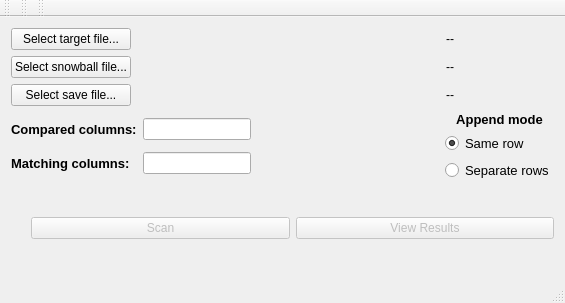
<?xml version="1.0" encoding="UTF-8"?>
<ui version="4.0">
 <class>MainWindow</class>
 <widget class="QMainWindow" name="MainWindow">
  <property name="geometry">
   <rect>
    <x>0</x>
    <y>0</y>
    <width>565</width>
    <height>303</height>
   </rect>
  </property>
  <property name="windowTitle">
   <string>QtEnforcer</string>
  </property>
  <widget class="QWidget" name="centralWidget">
   <property name="sizePolicy">
    <sizepolicy hsizetype="Expanding" vsizetype="Expanding">
     <horstretch>0</horstretch>
     <verstretch>0</verstretch>
    </sizepolicy>
   </property>
   <layout class="QGridLayout" name="gridLayout_3">
    <item row="1" column="0">
     <layout class="QGridLayout" name="gridLayout_2">
      <item row="0" column="1">
       <widget class="QLineEdit" name="comparedColumnsEdit">
        <property name="toolTip">
         <string>Set the columns you wish to compare between files. Separate multiple columns with a comma.</string>
        </property>
       </widget>
      </item>
      <item row="1" column="0">
       <widget class="QLabel" name="matchingLabel">
        <property name="font">
         <font>
          <pointsize>10</pointsize>
          <weight>75</weight>
          <bold>true</bold>
         </font>
        </property>
        <property name="text">
         <string>Matching columns:</string>
        </property>
       </widget>
      </item>
      <item row="1" column="1">
       <widget class="QLineEdit" name="requiredMatchesEdit">
        <property name="toolTip">
         <string>Set the number of columns that have to match in order for the search to be considered a match.</string>
        </property>
       </widget>
      </item>
      <item row="0" column="0">
       <widget class="QLabel" name="compareLabel">
        <property name="font">
         <font>
          <pointsize>10</pointsize>
          <weight>75</weight>
          <bold>true</bold>
         </font>
        </property>
        <property name="text">
         <string>Compared columns:</string>
        </property>
       </widget>
      </item>
     </layout>
    </item>
    <item row="1" column="1">
     <spacer name="horizontalSpacer_4">
      <property name="orientation">
       <enum>Qt::Horizontal</enum>
      </property>
      <property name="sizeHint" stdset="0">
       <size>
        <width>136</width>
        <height>20</height>
       </size>
      </property>
     </spacer>
    </item>
    <item row="1" column="2">
     <layout class="QVBoxLayout" name="verticalLayout">
      <item>
       <widget class="QLabel" name="appendModeLabel">
        <property name="font">
         <font>
          <pointsize>10</pointsize>
          <weight>75</weight>
          <bold>true</bold>
         </font>
        </property>
        <property name="text">
         <string>Append mode</string>
        </property>
        <property name="textFormat">
         <enum>Qt::AutoText</enum>
        </property>
        <property name="alignment">
         <set>Qt::AlignCenter</set>
        </property>
       </widget>
      </item>
      <item>
       <widget class="QRadioButton" name="appendSameRowRadio">
        <property name="font">
         <font>
          <pointsize>10</pointsize>
         </font>
        </property>
        <property name="text">
         <string>Same row</string>
        </property>
        <property name="checked">
         <bool>true</bool>
        </property>
       </widget>
      </item>
      <item>
       <widget class="QRadioButton" name="appendSeparateRowsRadio">
        <property name="font">
         <font>
          <pointsize>10</pointsize>
         </font>
        </property>
        <property name="text">
         <string>Separate rows</string>
        </property>
       </widget>
      </item>
     </layout>
    </item>
    <item row="2" column="0" colspan="3">
     <layout class="QHBoxLayout" name="horizontalLayout">
      <item>
       <spacer name="verticalSpacer">
        <property name="orientation">
         <enum>Qt::Vertical</enum>
        </property>
        <property name="sizeHint" stdset="0">
         <size>
          <width>20</width>
          <height>40</height>
         </size>
        </property>
       </spacer>
      </item>
      <item>
       <widget class="QPushButton" name="actionButton">
        <property name="enabled">
         <bool>false</bool>
        </property>
        <property name="text">
         <string>Scan</string>
        </property>
       </widget>
      </item>
      <item>
       <widget class="QPushButton" name="viewButton">
        <property name="enabled">
         <bool>false</bool>
        </property>
        <property name="text">
         <string>View Results</string>
        </property>
       </widget>
      </item>
     </layout>
    </item>
    <item row="0" column="0" colspan="3">
     <layout class="QGridLayout" name="gridLayout">
      <item row="2" column="1">
       <spacer name="horizontalSpacer">
        <property name="orientation">
         <enum>Qt::Horizontal</enum>
        </property>
        <property name="sizeHint" stdset="0">
         <size>
          <width>158</width>
          <height>20</height>
         </size>
        </property>
       </spacer>
      </item>
      <item row="4" column="1">
       <spacer name="horizontalSpacer_2">
        <property name="orientation">
         <enum>Qt::Horizontal</enum>
        </property>
        <property name="sizeHint" stdset="0">
         <size>
          <width>158</width>
          <height>20</height>
         </size>
        </property>
       </spacer>
      </item>
      <item row="5" column="0">
       <widget class="QPushButton" name="saveFileButton">
        <property name="font">
         <font>
          <pointsize>9</pointsize>
         </font>
        </property>
        <property name="text">
         <string>Select save file...</string>
        </property>
       </widget>
      </item>
      <item row="5" column="1">
       <spacer name="horizontalSpacer_3">
        <property name="orientation">
         <enum>Qt::Horizontal</enum>
        </property>
        <property name="sizeHint" stdset="0">
         <size>
          <width>158</width>
          <height>20</height>
         </size>
        </property>
       </spacer>
      </item>
      <item row="5" column="2">
       <widget class="QLabel" name="outFileLabel">
        <property name="sizePolicy">
         <sizepolicy hsizetype="Expanding" vsizetype="Preferred">
          <horstretch>0</horstretch>
          <verstretch>0</verstretch>
         </sizepolicy>
        </property>
        <property name="text">
         <string>--</string>
        </property>
        <property name="alignment">
         <set>Qt::AlignCenter</set>
        </property>
       </widget>
      </item>
      <item row="4" column="0">
       <widget class="QPushButton" name="selSnowballBtn">
        <property name="sizePolicy">
         <sizepolicy hsizetype="Minimum" vsizetype="Fixed">
          <horstretch>0</horstretch>
          <verstretch>0</verstretch>
         </sizepolicy>
        </property>
        <property name="font">
         <font>
          <pointsize>9</pointsize>
         </font>
        </property>
        <property name="text">
         <string>Select snowball file...</string>
        </property>
       </widget>
      </item>
      <item row="2" column="0">
       <widget class="QPushButton" name="selTargetBtn">
        <property name="font">
         <font>
          <pointsize>9</pointsize>
         </font>
        </property>
        <property name="text">
         <string>Select target file...</string>
        </property>
       </widget>
      </item>
      <item row="4" column="2">
       <widget class="QLabel" name="fileTwoLabel">
        <property name="sizePolicy">
         <sizepolicy hsizetype="Expanding" vsizetype="Preferred">
          <horstretch>0</horstretch>
          <verstretch>0</verstretch>
         </sizepolicy>
        </property>
        <property name="text">
         <string>--</string>
        </property>
        <property name="alignment">
         <set>Qt::AlignCenter</set>
        </property>
       </widget>
      </item>
      <item row="2" column="2">
       <widget class="QLabel" name="fileOneLabel">
        <property name="sizePolicy">
         <sizepolicy hsizetype="Expanding" vsizetype="Preferred">
          <horstretch>0</horstretch>
          <verstretch>0</verstretch>
         </sizepolicy>
        </property>
        <property name="text">
         <string>--</string>
        </property>
        <property name="alignment">
         <set>Qt::AlignCenter</set>
        </property>
       </widget>
      </item>
     </layout>
    </item>
   </layout>
  </widget>
  <widget class="QMenuBar" name="menuBar">
   <property name="geometry">
    <rect>
     <x>0</x>
     <y>0</y>
     <width>565</width>
     <height>25</height>
    </rect>
   </property>
  </widget>
  <widget class="QToolBar" name="mainToolBar">
   <attribute name="toolBarArea">
    <enum>TopToolBarArea</enum>
   </attribute>
   <attribute name="toolBarBreak">
    <bool>false</bool>
   </attribute>
  </widget>
  <widget class="QStatusBar" name="statusBar"/>
  <widget class="QToolBar" name="toolBar">
   <property name="windowTitle">
    <string>toolBar</string>
   </property>
   <attribute name="toolBarArea">
    <enum>TopToolBarArea</enum>
   </attribute>
   <attribute name="toolBarBreak">
    <bool>false</bool>
   </attribute>
  </widget>
  <widget class="QToolBar" name="toolBar_2">
   <property name="windowTitle">
    <string>toolBar_2</string>
   </property>
   <attribute name="toolBarArea">
    <enum>TopToolBarArea</enum>
   </attribute>
   <attribute name="toolBarBreak">
    <bool>false</bool>
   </attribute>
  </widget>
 </widget>
 <layoutdefault spacing="6" margin="11"/>
 <resources/>
 <connections/>
</ui>
